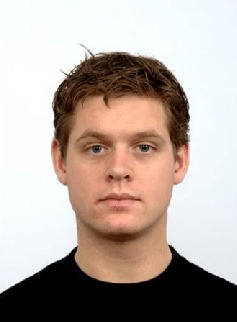
#> input picture Face Expression Change Detection/Image and Video Data/test.jpg, 237 x 322 px; the run also reads 2 pictures not shown here
$ jupyter execute --allow-errors ImageCode.ipynb
#> lines starting #> are read from the running program, lines starting #| are printed output that depends on the picture
Implementing Hornshrunk Algorithm

[cell 1]
import cv2
import numpy as np
from matplotlib import pyplot as pyplot
from matplotlib import pyplot as plt
import os

[cell 2]
# Function to compute the magnitude of optical flow in each 8x8 pixel block
def get_magnitude(u, v):
    scale = 3
    sum = 0.0
    counter = 0.0
    for i in range(0, u.shape[0], 8):
        for j in range(0, u.shape[1], 8):
            counter += 1
            dy = v[i, j] * scale
            dx = u[i, j] * scale
            magnitude = (dx**2 + dy**2)**0.5
            sum += magnitude
    mag_avg = sum / counter
    return mag_avg

[cell 3]
# Function to compute image derivatives along x, y, and time
def get_derivatives(img1, img2):
    x_kernel = np.array([[-1, 1], [-1, 1]]) * 0.25
    y_kernel = np.array([[-1, -1], [1, 1]]) * 0.25
    t_kernel = np.ones((2, 2)) * 0.25

    fx = cv2.filter2D(img1, -1, x_kernel) + cv2.filter2D(img2, -1, x_kernel)
    fy = cv2.filter2D(img1, -1, y_kernel) + cv2.filter2D(img2, -1, y_kernel)
    ft = cv2.filter2D(img1, -1, -t_kernel) + cv2.filter2D(img2, -1, t_kernel)

    return [fx, fy, ft]

[cell 4]
# Face detection and cropping function
# [13 lines left out: function detect_and_crop_face, not called in this run]

[cell 5]
# Function to draw quiver plot for optical flow vectors (One Plot)
def draw_quiver(u, v, beforeImg):
    scale = 3
    ax = pyplot.figure().gca()
    ax.imshow(beforeImg, cmap='gray')

    magnitudeAvg = get_magnitude(u, v)

    for i in range(0, u.shape[0], 8):
        for j in range(0, u.shape[1], 8):
            dy = v[i, j] * scale
            dx = u[i, j] * scale
            magnitude = (dx**2 + dy**2)**0.5
            # Draw only significant changes
            if magnitude > magnitudeAvg:
                ax.arrow(j, i, dx, dy, color='red')

    pyplot.draw()
    pyplot.show()

[cell 6]
# [20 lines left out: function draw_quiver_only, not called in this run]

[cell 7]
# Function to compute Horn-Schunck optical flow with face detection
# [55 lines left out: function computeHS_with_face_detection, not called in this run]

[cell 8]
def computeHS_without_face_detection(image1, image2, alpha, delta, draw = True):
    # Read the images
    beforeImg = cv2.imread(image1)
    afterImg = cv2.imread(image2)

    beforeFace = beforeImg
    afterFace = afterImg

    # Convert to grayscale
    beforeFace = cv2.cvtColor(beforeFace, cv2.COLOR_BGR2GRAY)
    afterFace = cv2.cvtColor(afterFace, cv2.COLOR_BGR2GRAY)

    beforeFace = beforeFace.astype(float)
    afterFace = afterFace.astype(float)

    # Removing noise
    beforeFace = cv2.GaussianBlur(beforeFace, (5, 5), 0)
    afterFace = cv2.GaussianBlur(afterFace, (5, 5), 0)

    # Resize
    beforeFace, afterFace = resize_images(beforeFace, afterFace)

    # Initialize optical flow vectors
    u = np.zeros(beforeFace.shape)
    v = np.zeros(beforeFace.shape)

    # Compute image derivatives
    fx, fy, ft = get_derivatives(beforeFace, afterFace)

    # Horn-Schunck algorithm iterations
    avg_kernel = np.array([[1 / 12, 1 / 6, 1 / 12],
                           [1 / 6, 0, 1 / 6],
                           [1 / 12, 1 / 6, 1 / 12]], float)
    iter_counter = 0
    while True:
        iter_counter += 1
        u_avg = cv2.filter2D(u, -1, avg_kernel)
        v_avg = cv2.filter2D(v, -1, avg_kernel)
        p = fx * u_avg + fy * v_avg + ft
        d = 4 * alpha**2 + fx**2 + fy**2
        prev = u

        u = u_avg - fx * (p / d)
        v = v_avg - fy * (p / d)

        diff = np.linalg.norm(u - prev, 2)
        # Convergence check (at most 300 iterations)
        if diff < delta or iter_counter > 300:
            break

    # Draw the optical flow (quiver plot) for the whole face
    if draw:
        draw_quiver(u, v, beforeFace)

    return [u, v]

[cell 9]
def resize_images(image1, image2):
    # Get the smaller dimensions
    min_height = min(image1.shape[0], image2.shape[0])
    min_width = min(image1.shape[1], image2.shape[1])

    # Resize both images to the smallest dimensions
    resized_img1 = cv2.resize(image1, (min_width, min_height), interpolation=cv2.INTER_AREA)
    resized_img2 = cv2.resize(image2, (min_width, min_height), interpolation=cv2.INTER_AREA)

    return resized_img1, resized_img2

[cell 10]
# [12 lines left out: function compute_t_value, not called in this run]

[cell 11]
# [21 lines left out: function resize_with_aspect_ratio, not called in this run]

Testing HornSHrunk Algorithm

[cell 12]
image1 = "Image and Video Data/test.jpg"
image2 = "Image and Video Data/test2.jpg"
image3 = "Image and Video Data/test3.jpg"
image4 = "Image and Video Data/test4.jpg"

plt.figure(figsize=(8,8))
plt.subplot(1,4,1)
plt.imshow(cv2.cvtColor(cv2.imread(image1),cv2.COLOR_BGR2RGB))
plt.axis('off')

plt.subplot(1,4,2)
plt.imshow(cv2.cvtColor(cv2.imread(image2),cv2.COLOR_BGR2RGB))
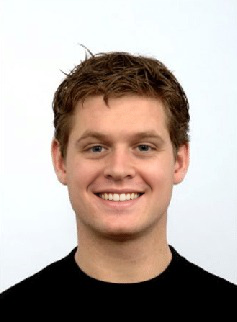
#> input picture Face Expression Change Detection/Image and Video Data/test2.jpg, 237 x 322 px
plt.axis('off')

plt.subplot(1,4,3)
plt.imshow(cv2.cvtColor(cv2.imread(image3),cv2.COLOR_BGR2RGB))
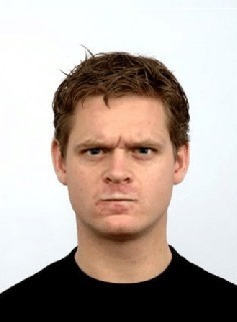
#> input picture Face Expression Change Detection/Image and Video Data/test3.jpg, 237 x 322 px
plt.axis('off')

plt.subplot(1,4,4)
plt.imshow(cv2.cvtColor(cv2.imread(image4),cv2.COLOR_BGR2RGB))
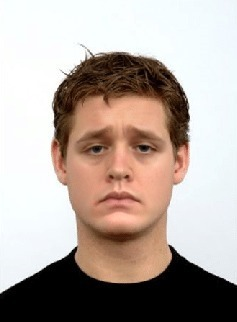
#> input picture Face Expression Change Detection/Image and Video Data/test4.jpg, 237 x 322 px
plt.axis('off')

plt.show()

[cell 13]
# Neutral to Sad
alpha = 15
delta = 10**-1

print("Neutral to happy")
u1, v1 = computeHS_without_face_detection(image1, image2, alpha, delta)
#> in computeHS_without_face_detection, beforeImg is the input picture: shape (322, 237, 3); mean B, G, R 161.3, 168.6, 181.5
#> in computeHS_without_face_detection, afterImg is the input picture: shape (322, 237, 3); mean B, G, R 160.9, 168, 180.8
#> the loop in computeHS_without_face_detection, `while True:` made 186 passes
#> diff on passes 1 to 3: 6.51, 4.94, 4
#> after the loop in computeHS_without_face_detection, `while True:`: iter_counter = 186
#> after the loop in get_magnitude, `for i in range(0, u.shape[0], 8):`: counter = 1230; sum = 617.7
#> in get_magnitude, `mag_avg = sum / counter`: mag_avg = 0.502
print("Neutral to angry")
u2, v2 = computeHS_without_face_detection(image1, image3, alpha, delta)
#> call 2 of computeHS_without_face_detection, with image1 = 'Image and Video Data/test.jpg', image2 = 'Image and Video Data/test3.jpg', alpha = 15, delta = 0.1, draw = True
#> in computeHS_without_face_detection, afterImg is the input picture: shape (322, 237, 3); mean B, G, R 161.6, 168.9, 181.7
#> the loop in computeHS_without_face_detection (call 2), `while True:` made 221 passes
#> diff on passes 1 to 3: 8.95, 6.46, 5.14
#> pass 1, in computeHS_without_face_detection (call 2), `v = v_avg - fy * (p / d)`:
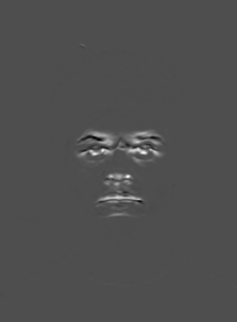
#> v: shape (322, 237) float64; min -0.683, max 1.54, mean 0.0105; drawn with min black and max white
#> after the loop in computeHS_without_face_detection (call 2), `while True:`:
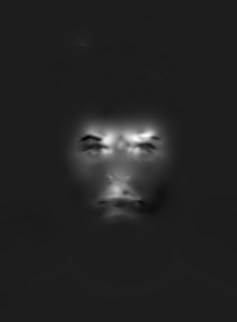
#> v: shape (322, 237) float64; min -1.16, max 8.87, mean 0.235; drawn with min black and max white
#> after the loop in computeHS_without_face_detection (call 2), `while True:`: iter_counter = 221
print("Neutral to sad")
u3, v3 = computeHS_without_face_detection(image1, image4, alpha, delta)
#> call 3 of computeHS_without_face_detection, with image1 = 'Image and Video Data/test.jpg', image2 = 'Image and Video Data/test4.jpg', alpha = 15, delta = 0.1, draw = True
#> in computeHS_without_face_detection, afterImg is the input picture: shape (322, 237, 3); mean B, G, R 160.8, 167.9, 180.6
#> the loop in computeHS_without_face_detection (call 3), `while True:` made 234 passes
#> diff on passes 1 to 3: 3.85, 3.37, 3.05
#> pass 1, in computeHS_without_face_detection (call 3), `v = v_avg - fy * (p / d)`:
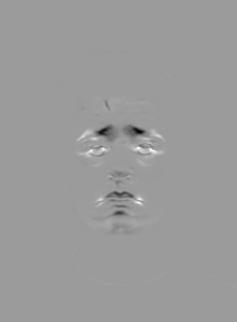
#> v: shape (322, 237) float64; min -1.02, max 0.655, mean -0.00209; drawn with min black and max white
#> after the loop in computeHS_without_face_detection (call 3), `while True:`:
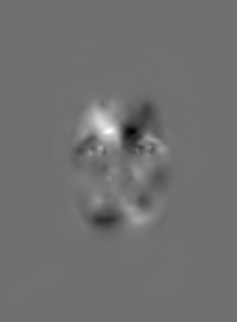
#> u: shape (322, 237) float64; min -3.08, max 3.89, mean 0.00891; drawn with min black and max white
#> after the loop in computeHS_without_face_detection (call 3), `while True:`:
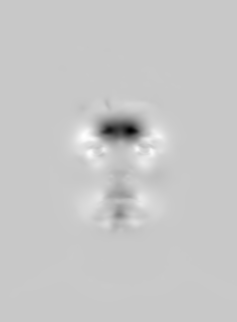
#> v: shape (322, 237) float64; min -8.77, max 2.37, mean -0.0373; drawn with min black and max white
#> after the loop in computeHS_without_face_detection (call 3), `while True:`: iter_counter = 234
#> in draw_quiver (call 3), `magnitudeAvg = get_magnitude(u, v)`: magnitudeAvg = 0.517
#> in draw_quiver (call 3), `pyplot.show()`:
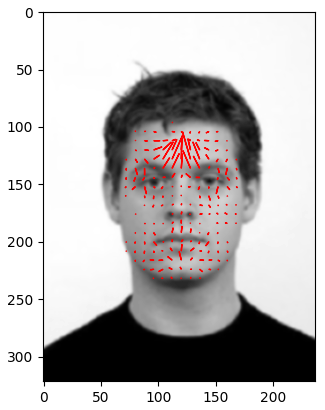
#> figure drawn by matplotlib, 1 panel

Visualizing RGB plot

[cell 14]
import matplotlib.pyplot as plt

flow_x, flow_y = u1, v1

# Convert the flow to polar coordinates (magnitude and angle)
magnitude, angle = cv2.cartToPolar(flow_x, flow_y)
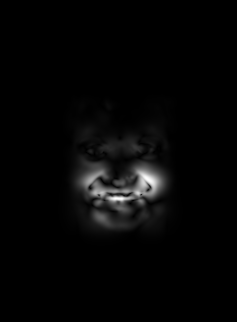
#> magnitude: shape (322, 237) float64; min 1.87e-14, max 7.15, mean 0.168; drawn with min black and max white

# Normalize the magnitude to fit within the range [0, 1]
magnitude = cv2.normalize(magnitude, None, 0, 1, cv2.NORM_MINMAX)

# Convert angle to degrees and map to [0, 180] (for hue in HSV)
angle_deg = angle * 180 / np.pi / 2

# Create an HSV image where:
# - Hue represents direction (angle)
# - Saturation is fixed at 1
# - Value represents magnitude (normalized)
hsv = np.zeros((u1.shape[0], v1.shape[1], 3), dtype=np.float32)
hsv[..., 0] = angle_deg    # Hue (angle of the flow)
hsv[..., 1] = 1            # Saturation (constant full saturation)
hsv[..., 2] = magnitude    # Value (magnitude of the flow)

# Convert the HSV image to RGB for visualization
rgb_flow = cv2.cvtColor(hsv, cv2.COLOR_HSV2BGR)

# Show the resulting optical flow visualization
plt.imshow(cv2.cvtColor(rgb_flow, cv2.COLOR_BGR2RGB))  # Convert BGR (OpenCV format) to RGB for correct color display
plt.title('Optical Flow (RGB)')  # Add a title to the plot
plt.axis('off')  # Hide axis

# Display the image
plt.show()

Creating Optical flow Dataset for the Model

1. Loading image files

[cell 15]
import os
import cv2
import numpy as np

# Define path to your dataset
dataset_path = 'Image and Video Data/Emotional_faces'

# Define emotions and a structure to store images for processing
target_emotions = ['sadness', 'fear', 'happiness']
data = {'neutral': [], 'sadness': [], 'fear': [], 'happiness': []}

# Iterate through each person's folder
for person_folder in os.listdir(dataset_path):
    person_path = os.path.join(dataset_path, person_folder)
    if os.path.isdir(person_path):
        # Initialize storage for neutral and target emotion images
        neutral_img_path = None
        emotion_img_paths = {emotion: None for emotion in target_emotions}

        # Find neutral and emotion images
        for img_file in os.listdir(person_path):
            img_path = os.path.join(person_path, img_file)
            if 'neutral' in img_file.lower():
                neutral_img_path = img_path
            else:
                for emotion in target_emotions:
                    if emotion in img_file.lower():
                        emotion_img_paths[emotion] = img_path
                        break

        # Ensure we have a neutral image and images for each target emotion
        if neutral_img_path and all(emotion_img_paths.values()):
            data['neutral'].append((neutral_img_path,neutral_img_path))
            for emotion, img_path in emotion_img_paths.items():
                data[emotion].append((neutral_img_path, img_path))

2. implementing optical flow dataset for images

[cell 16]
optical_flows = []
labels = []
emotion_labels = {'neutral':0, 'sadness': 1, 'fear': 2, 'happiness': 3}  #In here fear means shocked
alpha = 15
delta = 10**-1

# Count total image pairs for progress calculation
total_image_pairs = sum(len(image_pairs) for image_pairs in data.values())
processed_pairs = 0

for emotion, image_pairs in data.items():
    for neutral_img_path, emotion_img_path in image_pairs:
        # Read neutral and emotion images
        neutral_img = neutral_img_path
        emotion_img = emotion_img_path

        # Compute optical flow between neutral and emotional image

        u, v = computeHS_without_face_detection(neutral_img, emotion_img, alpha, delta, draw = False)

        # Resize as needed for CNN
        u_resized = cv2.resize(u, (224, 224))
        v_resized = cv2.resize(v, (224, 224))

        flow = np.stack((u_resized,  v_resized), axis=-1)

        # Append flow image and label
        optical_flows.append(flow)
        labels.append(emotion_labels[emotion])

        processed_pairs += 1
        progress = (processed_pairs / total_image_pairs) * 100
        print(f'Progress: {progress:.2f}% complete', end='\r')

    #print the progress
    print(f'Processed {emotion} images')

print("\nProcessing complete.")

# Convert lists to arrays for input into CNN
X = np.array(optical_flows)
y = np.array(labels)

[cell 17]
np.save('optical_flows.npy', X)
np.save('labels.npy', y)

Testing the Model for Images

[cell 18]
from tensorflow.keras.models import load_model
import numpy as np

#> (the rest of this cell did not finish here and is left out)

[cell 19]
image1 = "Image and Video Data/neutral.png"

image2 = "Image and Video Data/happy.png"

u, v = computeHS_without_face_detection(image1, image2, alpha, delta, draw = False)
